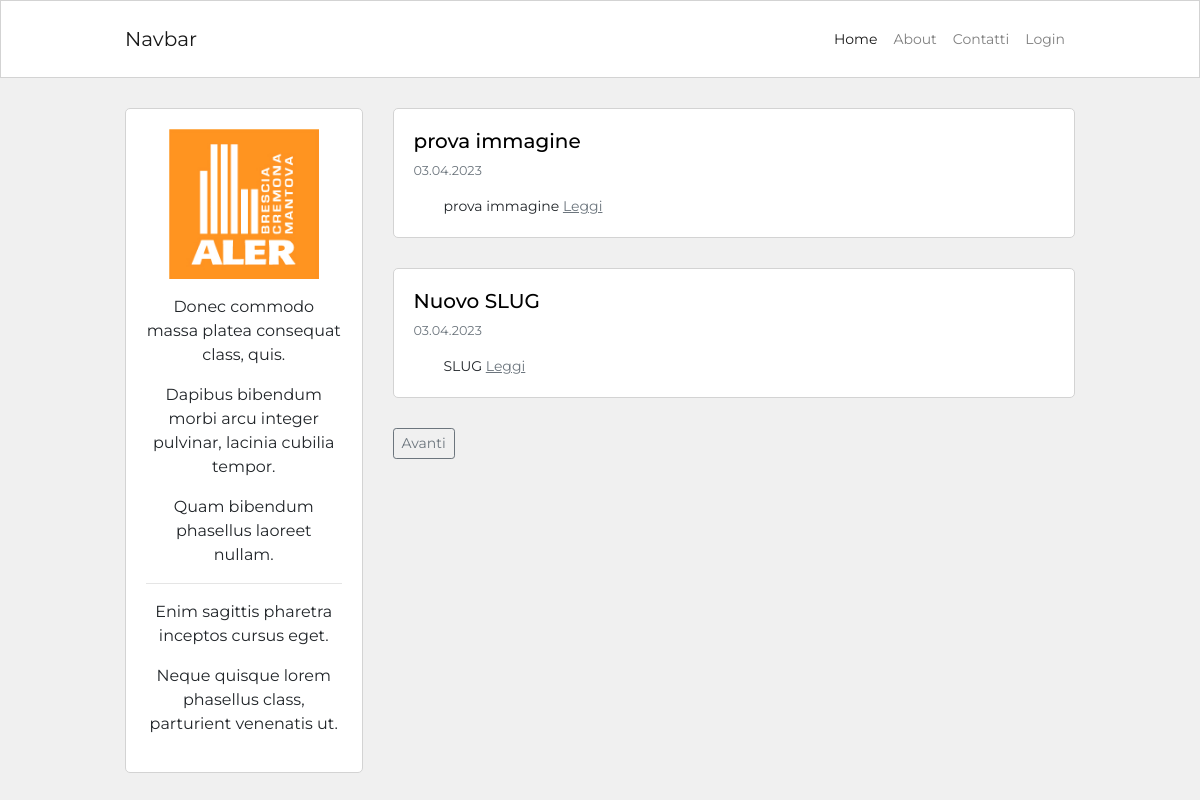
The page / on the database its author committed.
### blog/models.py (models this page shows, shortened)
class Post(db.Model):
    id = db.Column(db.Integer, primary_key=True)
    user_id = db.Column(db.Integer, db.ForeignKey('user.id'), nullable=False)
    created_at = db.Column(db.DateTime, default=datetime.now)
    title = db.Column(db.String(120), nullable=False)
    description = db.Column(db.String(240))
    body = db.Column(db.Text(), nullable=False)
    slug = db.Column(db.String(250))
    image = db.Column(db.String(120))

### blog/routes.py (the view)
@app.route("/")
def homepage():
    page_number = request.args.get('page', 1, type=int)
    posts = Post.query.order_by(Post.created_at.desc()).paginate(page=page_number, per_page=2, error_out=True)
    if posts.has_next:
        next_page = url_for('homepage', page=posts.next_num)
    else:
        next_page = None
    if posts.has_prev:
        previus_page = url_for('homepage', page=posts.prev_num)
    else:
        previus_page = None
    return render_template("homepage.html", posts=posts, current_page=page_number,
                           next_page=next_page, previus_page=previus_page)

### blog/templates/homepage.html (shortened to what this page needs)
{% extends 'base.html' %}
{% block content %}
    <div class="row no-gutters">
        <div class="col-md-9 order-md-2">
            {% for post in posts.items %}
            <div class="single-post-home">
                <h5>
                    <a class="custom-link" href="{{ url_for('post_detail', post_slug=post.slug) }}">{{ post.title }}</a>
                </h5>
                <p class="p-small-two text-muted">{{ post.created_at.strftime('%d.%m.%Y') }}</p>
                {% if post.description %}
                <p class="p-small-one text muted mb-0">
                    {{ post.description }}
                    <a class="read-more" href="{{ url_for('post_detail', post_slug=post.slug) }}">Leggi</a>
                </p>
                {% endif %}
            </div>
			{% endfor %}
            <div class="pagination-block">
                {% if next_page %}
                <a class="btn btn-sm btn-outline-secondary" href="{{ next_page }}">Avanti</a>
                {% endif %}
            </div>
        </div>
        <div class="col-md-3 order-md-1">
            {% include 'about_me_snippet.html' %}
        </div>
    </div>
{% endblock %}

### blog/static/blog.css (style rules this page uses)
html, body { font-family: 'Montserrat', 'sans-serif'; background-color: #f0f0f0; }
h5 { color: green; }
.custom-link { color: #000; }
.pagination-block { margin-bottom: 30px; }
.p-small-one { font-size: 0.875rem; }
.p-small-two { font-size: 0.800rem; }
.read-more { color: #6c757d; text-decoration: underline; }
.single-post-home { background-color: #fff; border: 1px solid #d3d3d3; border-radius: 5px; padding: 20px; margin-bottom: 30px; }
@media (min-width: 768px) { .single-post-home { margin-left: 30px; } }
@media (min-width: 768px) { .p-small-one { margin-left: 30px; } }
@media (min-width: 768px) { .pagination-block { margin-left: 30px; } }

### rows shown on the page
Post: title "prova immagine", created_at "03.04.2023", description "prova immagine"
Post: title "Nuovo SLUG", created_at "03.04.2023", description "SLUG"

### other values the page prints
{{ lipsum(n=1, min=5, max=10) }} "Donec commodo massa platea consequat class, quis."
{{ lipsum(n=1, min=5, max=10) }} "Dapibus bibendum morbi arcu integer pulvinar, lacinia cubilia tempor."
{{ lipsum(n=1, min=5, max=10) }} "Quam bibendum phasellus laoreet nullam."
{{ lipsum(n=1, min=5, max=10) }} "Enim sagittis pharetra inceptos cursus eget."
{{ lipsum(n=1, min=5, max=10) }} "Neque quisque lorem phasellus class, parturient venenatis ut."
